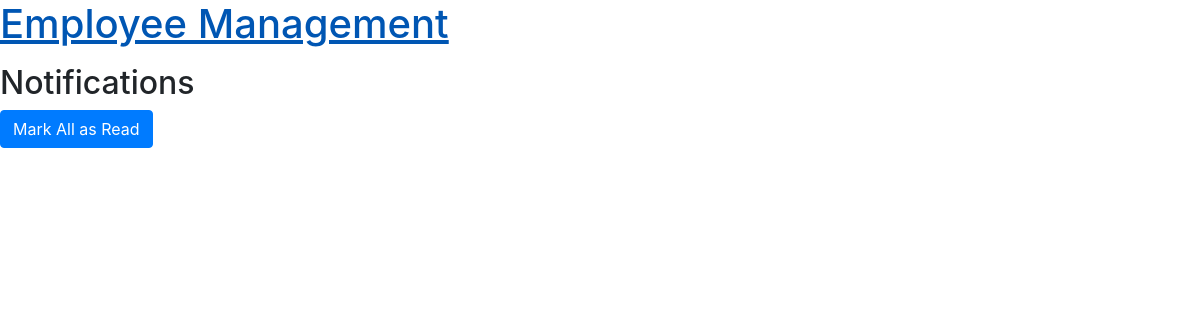
/attendance/notifications/ (signed in), run on an earlier commit of the app's database.
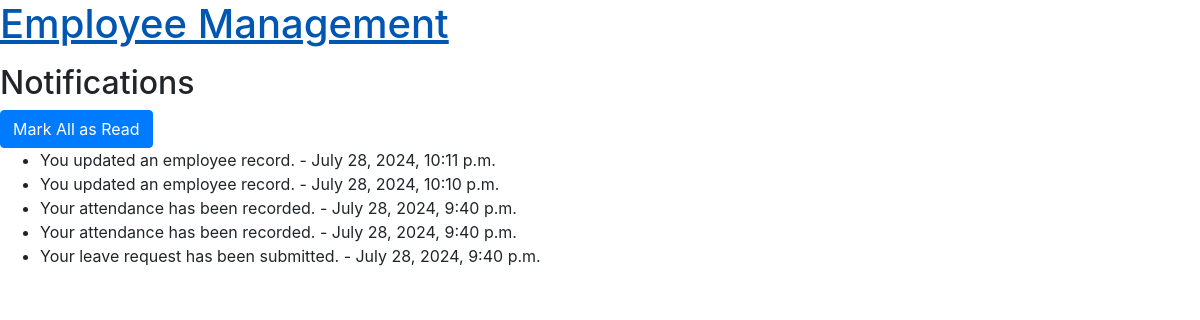
And on a later commit of the database.
### attendance/models.py (models this page shows, shortened)
class Notification(models.Model):
    user = models.ForeignKey(settings.AUTH_USER_MODEL, on_delete=models.CASCADE)
    message = models.TextField()
    timestamp = models.DateTimeField(auto_now_add=True)
    is_read = models.BooleanField(default=False)

### attendance/views.py (the view)
# urls.py: path('notifications/', notification_list, name='notification_list'),
@login_required
def notification_list(request):
    notifications = get_notifications(request.user)
    return render(request, 'attendance/notification_list.html', {'notifications': notifications})

### attendance/utils.py (called while the page is built)
def get_notifications(user):
    return Notification.objects.filter(user=user).order_by('-timestamp')

### templates/attendance/notification_list.html (shortened to what this page needs)
{% extends 'base.html' %}
{% block content %}
  <h2>Notifications</h2>
  <a href="{% url 'mark_all_notifications_as_read' %}" class="btn btn-primary">Mark All as Read</a>
  <ul>
    {% for notification in notifications %}
      <li class="{% if not notification.is_read %}new-notification{% endif %}">
        {{ notification.message }} - {{ notification.timestamp }}
      </li>
    {% endfor %}
  </ul>
{% endblock %}

What changed in the data, as far as the page shows it:
added Notification: message "You updated an employee record.", timestamp "July 28, 2024, 10:11 p.m."
added Notification: message "You updated an employee record.", timestamp "July 28, 2024, 10:10 p.m."
added Notification: message "Your attendance has been recorded.", timestamp "July 28, 2024, 9:40 p.m."
added Notification: message "Your attendance has been recorded.", timestamp "July 28, 2024, 9:40 p.m."
added Notification: message "Your leave request has been submitted.", timestamp "July 28, 2024, 9:40 p.m."
